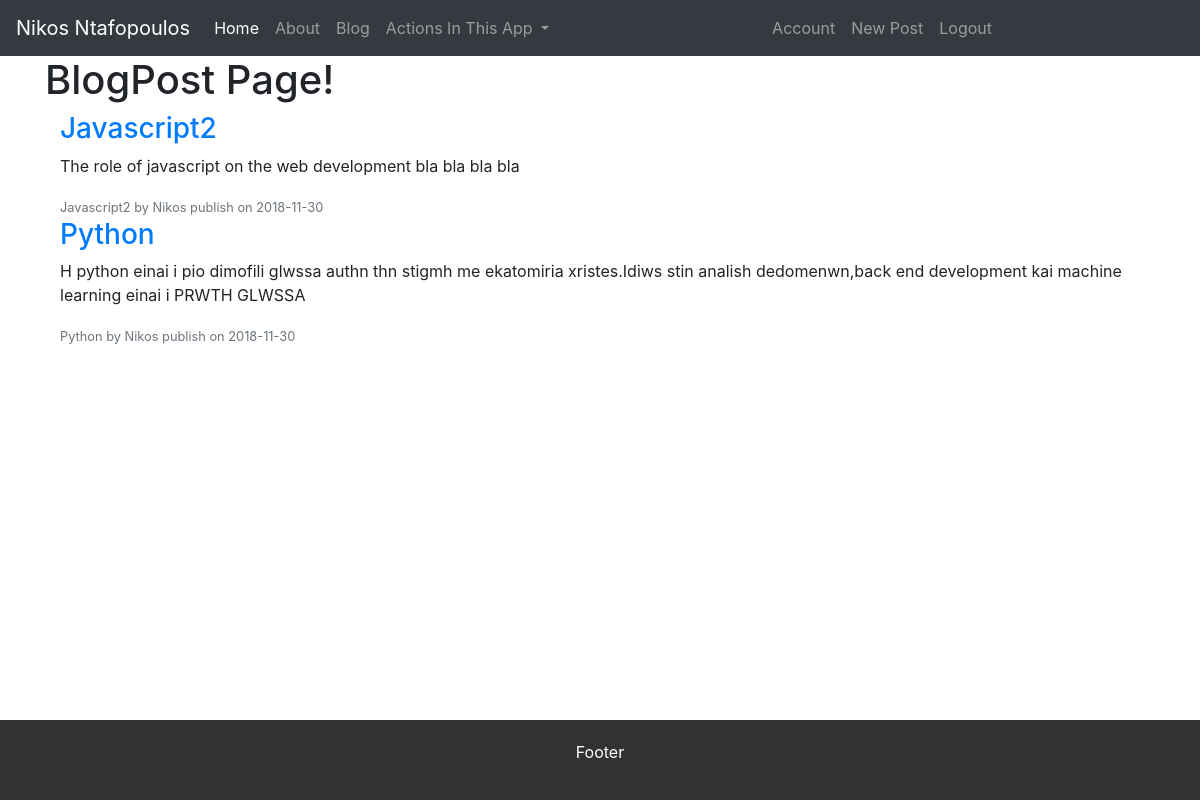
The page /blog (signed in) on the database its author committed.
### flaskblog/models.py (models this page shows, shortened)
class Post(db.Model):
    id = db.Column(db.Integer, primary_key=True)
    title = db.Column(db.String(100), nullable=False)
    date_posted = db.Column(db.DateTime, nullable=False, default=datetime.utcnow)
    content = db.Column(db.Text, nullable=False)
    user_id = db.Column(db.Integer, db.ForeignKey('user.id'), nullable=False)

class User(db.Model,UserMixin):
    id = db.Column(db.Integer, primary_key=True)
    username = db.Column(db.String(20), unique=True, nullable=False)
    email = db.Column(db.String(120), unique=True, nullable=False)
    image_file = db.Column(db.String(20), nullable=False, default='default.jpg')
    password = db.Column(db.String(60), nullable=False)
    posts = db.relationship('Post', backref='author', lazy=True)

### flaskblog/routes.py (the view)
@app.route("/blog")
def blog():
    posts = Post.query.all()
    return render_template('blog.html', title='myBlog',posts=posts)

### flaskblog/models.py (called while the page is built)
@login_manager.user_loader
def load_user(user_id):
    return User.query.get(int(user_id))

### flaskblog/templates/blog.html (shortened to what this page needs)
{% extends "base.html" %}
{% block content %}
    <h1>BlogPost Page!</h1>
    {% for post in posts %}
<article class="media content-section">
        <div class="container">
            <h3><a href="{{ url_for('post',post_id=post.id) }}">{{post.title}}</a></h3>
            <p>{{post.content}}</p>
        <small class="text-muted">{{post.title}} by {{ post.author.username }} publish on {{post.date_posted.strftime('%Y-%m-%d')}}</small>
        </div>
    </article>
    {% endfor %}
{% endblock content %}

### rows shown on the page
Post: title "Javascript2", content "The role of javascript on the web development bla bla bla bla", author.username "Nikos", date_posted "2018-11-30"
Post: title "Python", content "H python einai i pio dimofili glwssa authn thn stigmh me ekatomiria xristes.Idiws stin analish dedomenwn,back end development kai machine learning einai i PRWTH GLWSSA", author.username "Nikos", date_posted "2018-11-30"
